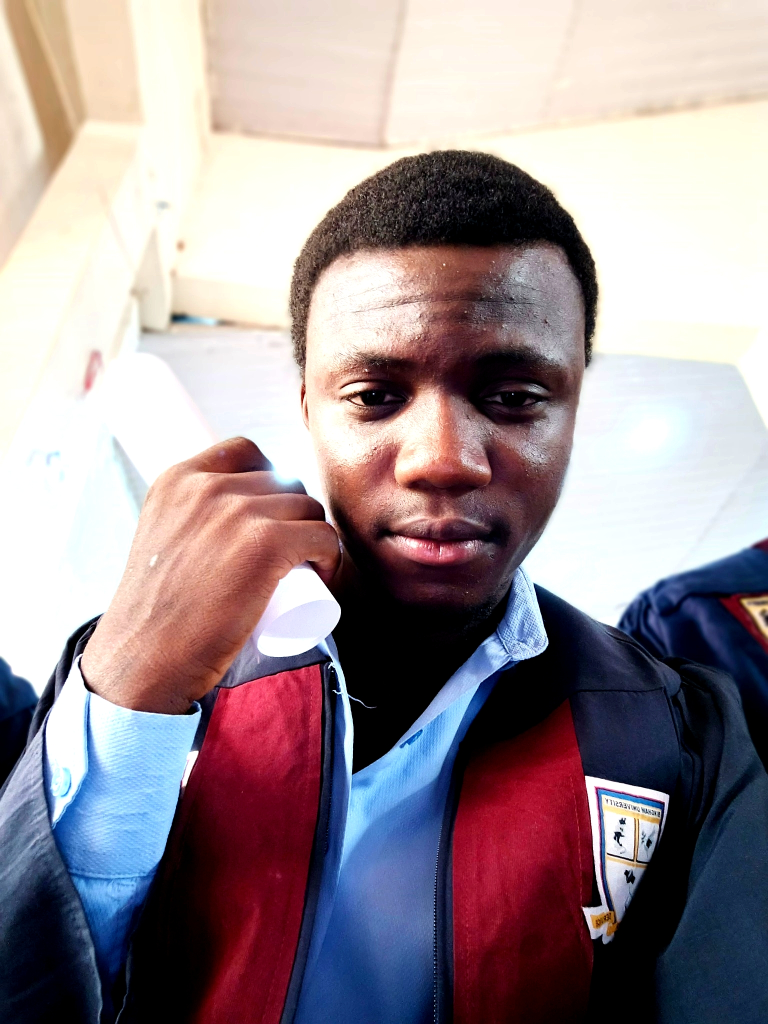
#> input picture Daniel.jpg, 1536 x 2048 px (shown at 1/2 size)
$ python CVdemo.py
#> lines starting #> are read from the running program, lines starting #| are printed output that depends on the picture; after the words box and inside, x2 and y2 are one past the last pixel; in counts of white or black regions, pixels touching at a corner belong together
import cv2

face_haar_cascade = cv2.CascadeClassifier('haarcascade_frontalface_default.xml')

image = cv2.imread('Daniel.jpg')
#> image is the input picture: shape (2048, 1536, 3); mean B, G, R 147.1, 142, 155.7

gray = cv2.cvtColor(image, cv2.COLOR_BGR2GRAY)
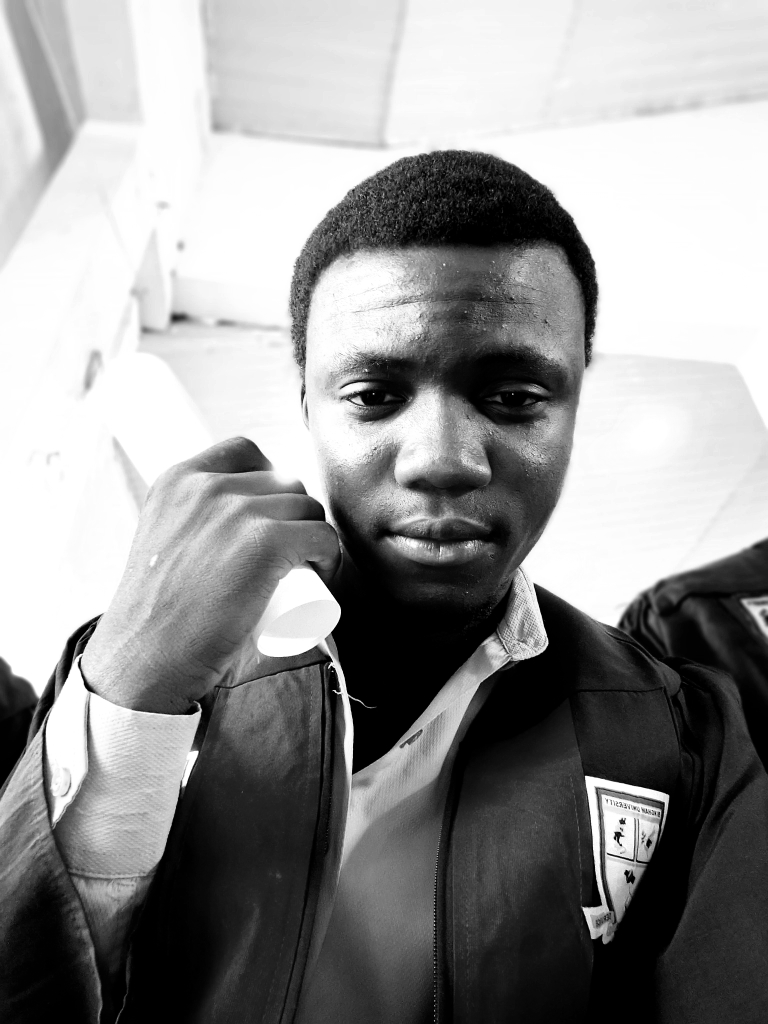
#> gray: shape (2048, 1536) (shown at 1/2 size); min 0, max 255, mean 146.7

#cv2.imshow("Gray", gray)

#cv2.waitKey()

faces = face_haar_cascade.detectMultiScale(gray, 1.1, 4)
#> faces = [[524, 507, 709, 709]]

for (x, y, w, h) in faces:

    cv2.rectangle(image, (x , y), (x+w, y+h),(0, 225, 0), 5)
#> this loop made 1 pass
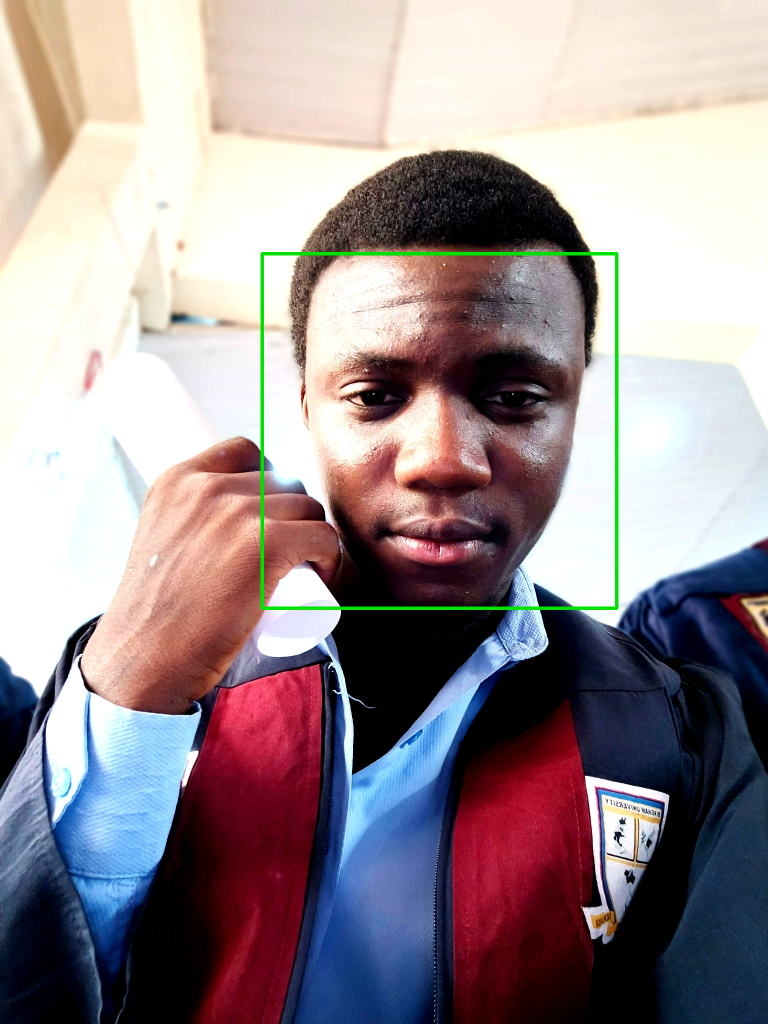
#> image: shape (2048, 1536, 3) (shown at 1/2 size); 0.63% of pixels changed, all inside (x1, y1, x2, y2) = (521, 504, 1237, 1220)

cv2.imshow("Faces", image)

cv2.waitKey()
